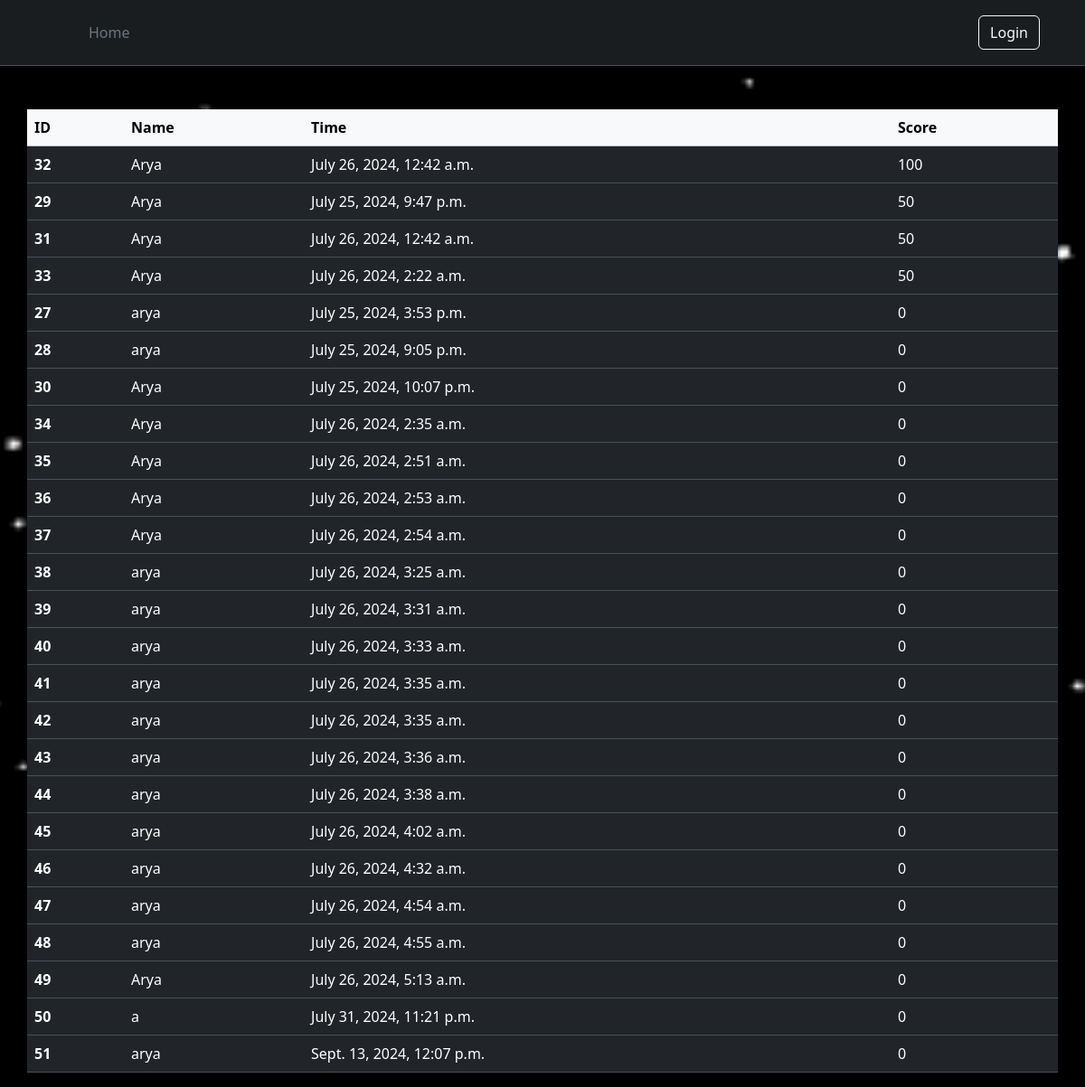
/result, run on an earlier commit of the app's database.
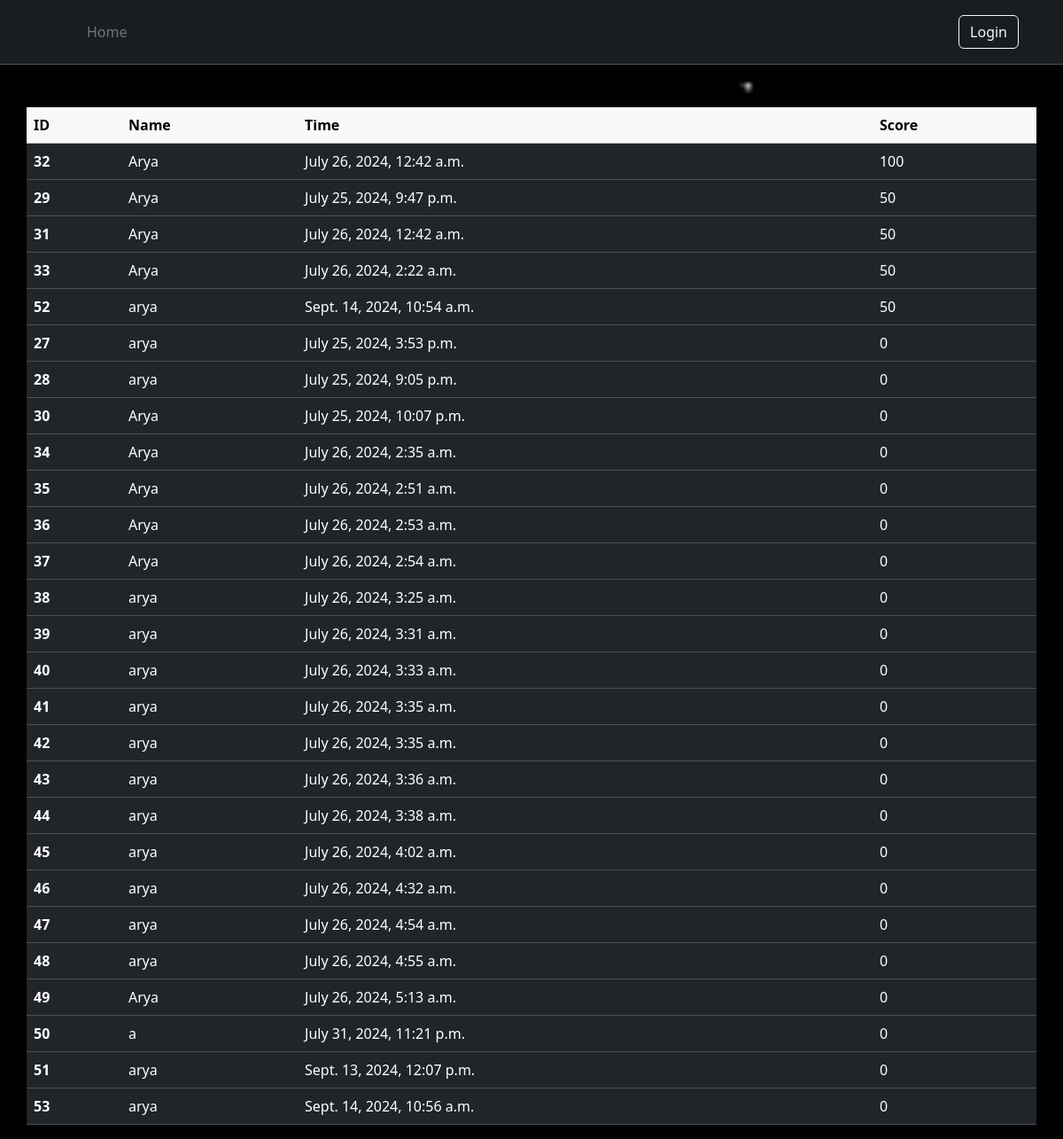
And on a later commit of the database.
### home/models.py (models this page shows, shortened)
class Response(models.Model):
    user_info = models.ForeignKey(UserInfo, on_delete=models.CASCADE)
    poll = models.ForeignKey(Poll, on_delete=models.CASCADE)
    score = models.IntegerField(default=0)
    submit_time = models.DateTimeField(auto_now_add=True,null=True ,blank=True)  # Changed to DateTimeField for precision

class UserInfo(models.Model):
    name = models.CharField(max_length=100)
    phone_number = models.CharField(max_length=15)

### home/views.py (the view)
# urls.py: path('result',views.result, name='result')
def result(request):
    polls = Poll.objects.all()
    Responses = Response.objects.all().order_by('-score','submit_time')
    return render(request, 'polls/result.html', {'responses':Responses})

### home/templates/polls/result.html
 {% extends "layout.html" %}
 {% block content %}
 <div class="container mt-5">
 <div class="row">
    <table class="table">
        <thead class="table-light">
            <tr>
                <th scope="col">ID</th>
                <th scope="col">Name</th>
                <th scope="col">Time</th>
                <th scope="col">Score</th>
            </tr>
        </thead>
        <tbody>
            {% for response in responses %}
                <tr>
                    <th scope="row">{{ response.id }}</th>
                    <td>{{ response.user_info.name }}</td>
                    <td>{{ response.submit_time }}</td>
                    <td>{{ response.score }}</td>
                </tr>
            {% endfor %}
        </tbody>
    </table>
</div>
</div>
 {% endblock %}

### templates/layout.html (shortened to what this page needs)
{% load static %}
{% load widget_tweaks %}
<!DOCTYPE html>
<html lang="en" data-bs-theme="dark">
<head>
    <link href="https://cdn.jsdelivr.net/npm/bootstrap@5.3.3/dist/css/bootstrap.min.css" rel="stylesheet">
    <link href="https://cdn.jsdelivr.net/npm/remixicon@2.5.0/fonts/remixicon.css" rel="stylesheet">
    <link href="{% static 'layout.css' %}" rel="stylesheet">
</head>
<body>
  <header class="p-3 mb-3 border-bottom bg-dark-subtle">
    <div class="container">
      <div class="d-flex flex-wrap align-items-center justify-content-center justify-content-lg-start ">
        <a href="/" class="d-flex align-items-center mb-2 mb-lg-0 link-body-emphasis text-decoration-none">
          <svg class="bi me-2" width="40" height="32" role="img" aria-label="Bootstrap"><use xlink:href="#bootstrap"></use></svg>
        </a>
        <ul class="nav col-12 col-lg-auto me-lg-auto mb-2 justify-content-center mb-md-0">
          <li><a href="{% url 'index' %}" class="nav-link px-2 link-secondary">Home</a></li>
        </ul>
        {% if user.is_authenticated%}
        <div class="dropdown text-end">
          <a href="#" class="d-block link-body-emphasis text-decoration-none dropdown-toggle" data-bs-toggle="dropdown" aria-expanded="false">
            <svg xmlns="http://www.w3.org/2000/svg" width="32" height="32" fill="currentColor" class="bi bi-person" viewBox="0 0 16 16">
              <path d="M8 8a3 3 0 1 0 0-6 3 3 0 0 0 0 6m2-3a2 2 0 1 1-4 0 2 2 0 0 1 4 0m4 8c0 1-1 1-1 1H3s-1 0-1-1 1-4 6-4 6 3 6 4m-1-.004c-.001-.246-.154-.986-.832-1.664C11.516 10.68 10.289 10 8 10s-3.516.68-4.168 1.332c-.678.678-.83 1.418-.832 1.664z"/>
            </svg>
          </a>
          <ul class="dropdown-menu text-small" >
            <li><a class="dropdown-item" href="{% url 'index'%}">Home</a></li>
            <li><a class="dropdown-item" href="{% url 'create_poll'%}">Create Poll</a></li>
            <li><a class="dropdown-item" href="{% url 'select_poll'%}">Manage Poll</a></li>
            <li><hr class="dropdown-divider"></li>
            <li><a class="dropdown-item" href="{% url 'logout' %}">Sign out</a></li>
          </ul>
        </div>
        {% else  %}
        <div class="text-end">
          <a href="{% url 'login' %}" type="button" class="btn btn-outline-light me-2">Login</a>
        </div>
        {% endif %}
      </div>
    </div>
  </header>
    {% block content %}{% endblock %}
</body>
</html>

### static/layout.css (style rules this page uses)
body { margin: 40%; height: 100vh; background-image: url('space-bg.gif'); background-size: cover; background-repeat: no-repeat; background-position: center; background-attachment: fixed; }

What changed in the data, as far as the page shows it:
added Response: id "52", user_info.name "arya", submit_time "Sept. 14, 2024, 10:54 a.m.", score "50"
added Response: id "53", user_info.name "arya", submit_time "Sept. 14, 2024, 10:56 a.m.", score "0"
